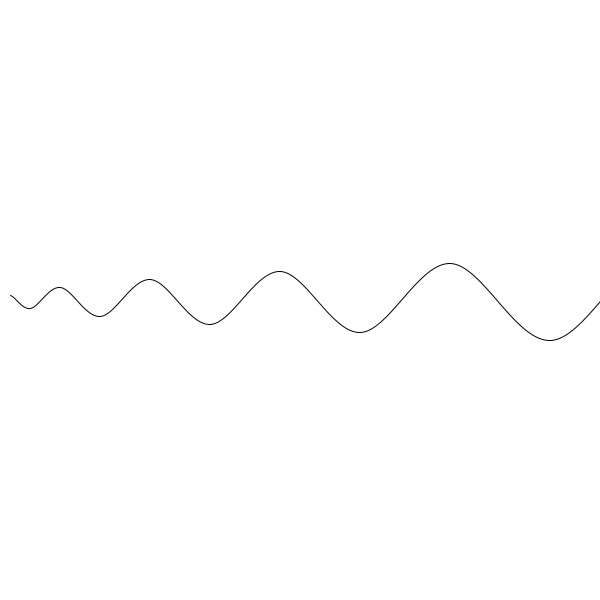
Frame 1 (no input)
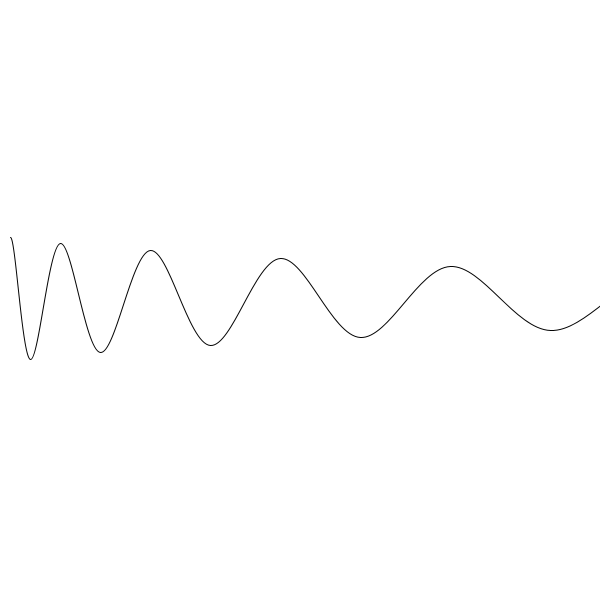
Frame 60 (the mouse pressed at the canvas centre just before this capture)
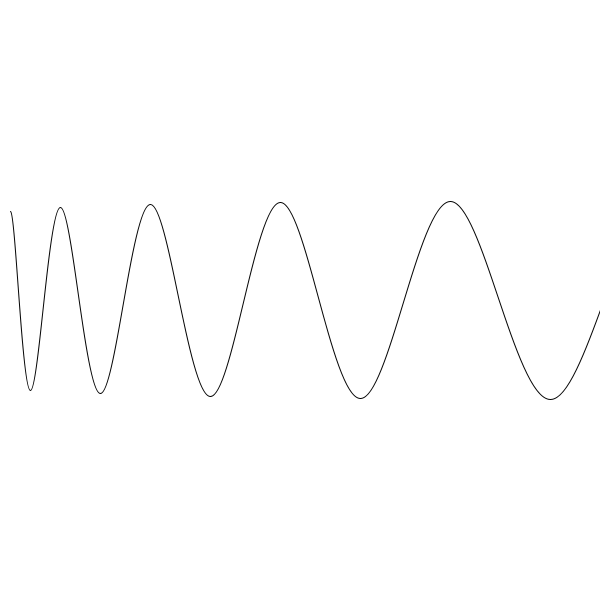
Frame 120 (the mouse held since frame 60 and released just before this capture)

The Processing sketch that drew these frames (run headless with seeded random() and noise(); from frame 60 on, the mouse is pressed at the canvas centre):

// Processing sketch: abstractSin
// ── abstractSin.pde
//What we are trying to do is have tto lines moving in seemingly random wave patterns fill the gap in between, and have some vertical lines as well, so a grid of odd shapes.
  float t = 0;
  LinePair test;
void setup(){
  size(600,600);
  test = new LinePair(0,300,0,0,0.01);
  
  frameRate(10);
}

void draw(){
  background(255);
  test.display();

}

class LinePair{
  float topx;
  float topy;
  float botx;
  float boty;
  float stopY;
  float amp;
  float _t;
  float sbotY;
  float size;
  LinePair(float _topx, float _topy, float _botx, float _boty, float _amp){
    topx = _topx;
    topy = _topy;
    botx = _botx;
    boty = _boty;
    stopY = _topy;
    sbotY = _boty;
    amp = _amp;
    _t =0;
    size=100;
  }
  
  void moveTopPoints(float i){
    topy = size*sin(amp/PI);
    topx += i;
  }
  //  void moveBottomPoints(float i){
  //  boty = sin(i*2);
  //  botx += 1;
  //}
  
  void display(){
    topx=0;
    pushMatrix();
    stroke(3);
    translate(0,300);
    beginShape();
    for(float i=0;i<width;i+=10){
      this.moveTopPoints(i);
      //this.moveBottomPoints(i);
      curveVertex(topx,topy);
      
      amp+=10;
    }
    //amp+=0.001;
    endShape();
    topy = stopY;
    //boty = sbotY;
    //point(botx,boty);
    popMatrix();
  }
}
